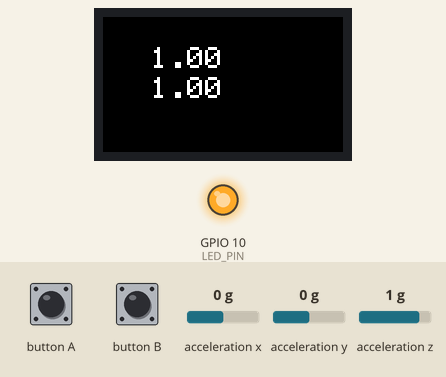
This sketch was run on a simulated ESP32-S3. Parts: 240×135 colour display, output pins drawn as LEDs (lit = HIGH). Inputs (shaded band) come from the test bench; at power-on: acceleration x 0 g, acceleration y 0 g, acceleration z 1 g.

Above: at 1.3 s.
1.4 s: acceleration x set to -1.4 g
At 2.2 s:
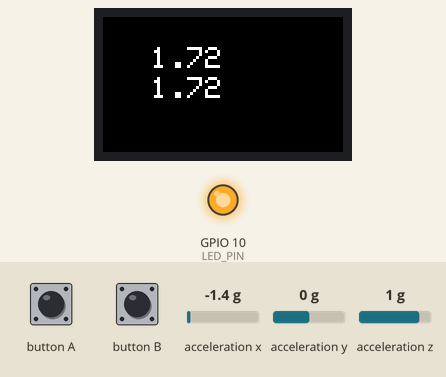
2.9 s: acceleration y set to -1.4 g
At 4.1 s:
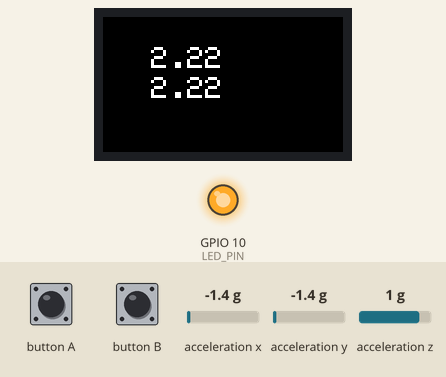
4.4 s: acceleration z set to -1.4 g
At 5.5 s:
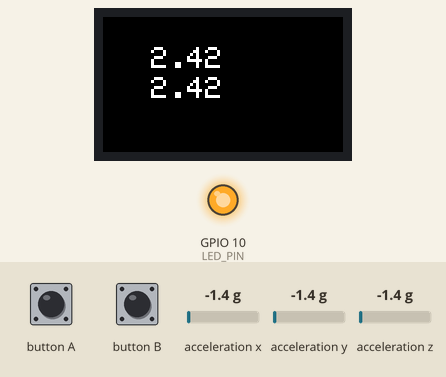
5.9 s: acceleration x set to -0.8 g
At 6.8 s:
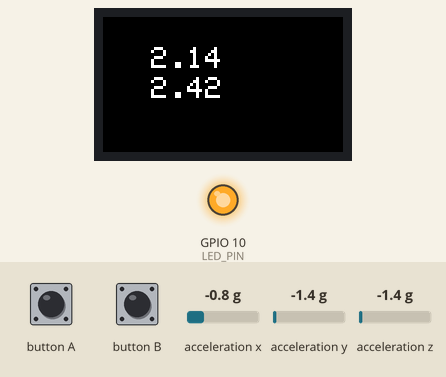
7.4 s: button A pressed for 0.15 s
At 8.4 s:
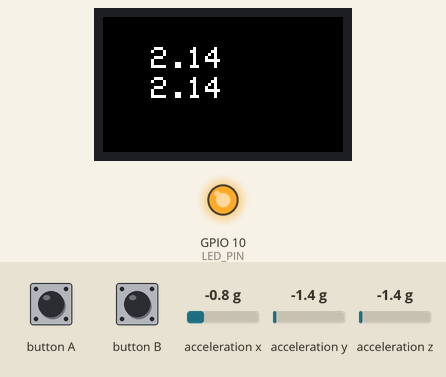
Timing chart, 0 to 10.0 s (numbered marks = the images above; inputs shaded):
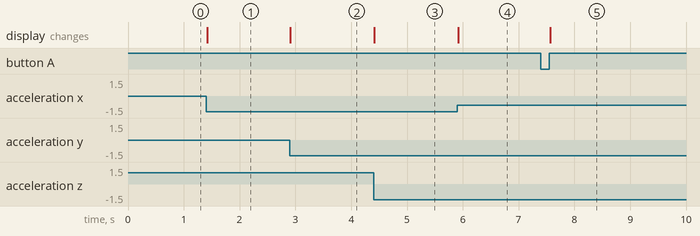

The sketch:

IMUMAXV1.ino
```cpp
// (licence header left out)
#include <M5StickCPlus.h>

#define LED_PIN 10

float accX = 0.0F;
float accY = 0.0F;
float accZ = 0.0F;

float maxX = 0.0F;
float maxY = 0.0F;
float maxZ = 0.0F;

float magSq = 0.0F;

float mag = 0.0F;

float maxMag = 0.0F;

/* After M5StickC Plus is started or reset
  the program in the setUp () function will be run, and this part will only be
  run once. 在 M5StickC Plus
  启动或者复位后，即会开始执行setup()函数中的程序，该部分只会执行一次。 */
void setup() {
    M5.begin();             // Init M5StickC Plus.  初始化 M5StickC Plus
    M5.Imu.Init();          // Init IMU.  初始化IMU
    M5.Lcd.setRotation(3);  // Rotate the screen. 将屏幕旋转
    M5.Lcd.fillScreen(BLACK);
    M5.Lcd.setTextSize(3);
    pinMode(LED_PIN, OUTPUT);
    digitalWrite(LED_PIN, HIGH);
  //  M5.Lcd.setCursor(80, 15);  // set the cursor location.  设置光标位置
   // M5.Lcd.println("IMU TEST");
   // M5.Lcd.setCursor(30, 30);
  //  M5.Lcd.println("  X       Y       Z");
  //  M5.Lcd.setCursor(30, 50);
   // M5.Lcd.println("  maxX       maxY       maxZ");
}

/* After the program in setup() runs, it runs the program in loop()
The loop() function is an infinite loop in which the program runs repeatedly
在setup()函数中的程序执行完后，会接着执行loop()函数中的程序
loop()函数是一个死循环，其中的程序会不断的重复运行 */
void loop() {

    static float temp = 0;
    M5.update();  // Read the press state of the key.  读取按键 A, B, C 的状态
    if (M5.BtnA
            .wasReleased()) {  // If the button A is pressed.  如果按键 A 被按下
        maxMag = 0.0F;
        }
    M5.IMU.getAccelData(&accX, &accY, &accZ);
    M5.IMU.getTempData(&temp);


   float xSq = sq(accX);
   float ySq = sq(accY);
   float zSq = sq(accZ);

    magSq = xSq + ySq + zSq;

    mag = sqrt(magSq);

if (mag > maxMag){
  maxMag = mag;

}

    M5.Lcd.setCursor(30, 30);
    M5.Lcd.printf("%5.2f", mag);

    M5.Lcd.setCursor(30, 60);
    M5.Lcd.printf("%5.2f", maxMag);

  if (mag > 5) {
      for( int i = 0; i< 5; i++){
        digitalWrite(LED_PIN, LOW);
        delay(500);
        digitalWrite(LED_PIN, HIGH);
        delay(500);
      }
  }

    delay(10);
}
```

Measured:
- after the input at 1.4 s, the display: changes at once (image 1)
- after the input at 2.9 s, the display: changes at once (image 2)
- after the input at 4.4 s, the display: changes at once (image 3)
- after the input at 5.9 s, the display: changes at once (image 4)
- after the input at 7.4 s, the display: changes after 0.16 s (image 5)
